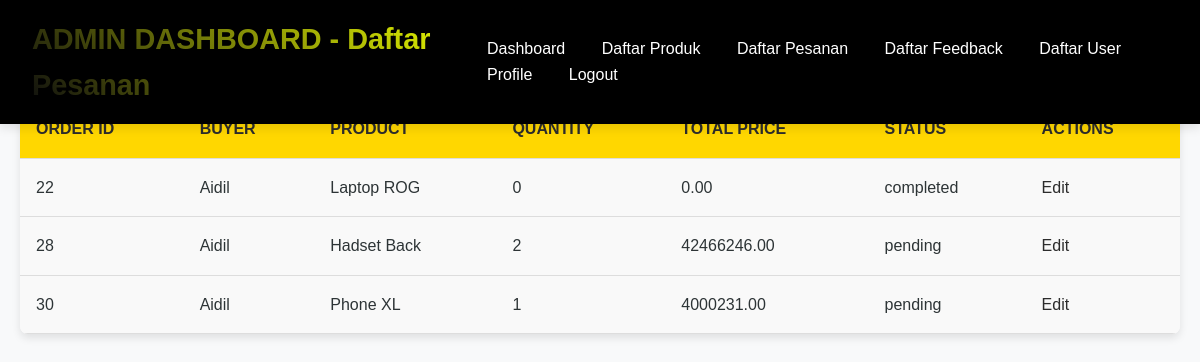
Page /admin/orders.php (signed in) on the committed database.
### tables this page shows
CREATE TABLE `orders` (
  `id` int(11) NOT NULL,
  `user_id` int(11) DEFAULT NULL,
  `product_id` int(11) DEFAULT NULL,
  `quantity` int(11) DEFAULT NULL,
  `total_price` decimal(10,2) DEFAULT NULL,
  `status` enum('pending','proses','completed','cancelled') DEFAULT 'pending',
  `created_at` timestamp NOT NULL DEFAULT current_timestamp(),
  `metode_pembayaran` varchar(50) NOT NULL DEFAULT 'Cash On Delivery (COD)'
);

CREATE TABLE `users` (
  `id` int(11) NOT NULL,
  `first_name` varchar(100) DEFAULT NULL,
  `last_name` varchar(100) DEFAULT NULL,
  `email` varchar(150) DEFAULT NULL,
  `phone` varchar(20) DEFAULT NULL,
  `address` text DEFAULT NULL,
  `password` varchar(255) DEFAULT NULL,
  `role` enum('admin','buyer') DEFAULT 'buyer'
);

CREATE TABLE `products` (
  `id` int(11) NOT NULL,
  `name` varchar(255) DEFAULT NULL,
  `description` text DEFAULT NULL,
  `price` decimal(10,2) DEFAULT NULL,
  `image` varchar(255) DEFAULT NULL,
  `category` varchar(250) NOT NULL
);

### admin/orders.php (the view, shortened to what this page needs)
<?php
include '../config/db.php';
$orders = mysqli_query($conn, "SELECT orders.id, users.first_name, products.name AS product_name, orders.quantity, orders.total_price, orders.status
                               FROM orders
                               JOIN users ON orders.user_id = users.id
                               JOIN products ON orders.product_id = products.id");
?>
<!DOCTYPE html>
<html lang="en">
<head>
    <link rel="stylesheet" href="../assets/css/products.css">
</head>
<body>
    <header>
        <h1>ADMIN DASHBOARD - Daftar Pesanan</h1>
        <nav>
            <a href="index.php">Dashboard</a>
            <a href="products.php">Daftar Produk</a>
            <a href="orders.php">Daftar Pesanan</a>
            <a href="feedback.php">Daftar Feedback</a>
            <a href="users.php">Daftar User</a>
            <a href="profile.php">Profile</a>
            <a href="../logout.php">Logout</a>
        </nav>
    </header>
    <main>
        <table>
            <thead>
                <tr>
                    <th>Order ID</th>
                    <th>Buyer</th>
                    <th>Product</th>
                    <th>Quantity</th>
                    <th>Total Price</th>
                    <th>Status</th>
                    <th>Actions</th>
                </tr>
            </thead>
            <tbody>
                <?php while ($order = mysqli_fetch_assoc($orders)) : ?>
                    <tr>
                        <td><?= $order['id'] ?></td>
                        <td><?= $order['first_name'] ?></td>
                        <td><?= $order['product_name'] ?></td>
                        <td><?= $order['quantity'] ?></td>
                        <td><?= $order['total_price'] ?></td>
                        <td><?= $order['status'] ?></td>
                        <td>
                            <a href="edit_order.php?id=<?= $order['id'] ?>">Edit</a>
                        </td>
                    </tr>
                <?php endwhile; ?>
            </tbody>
        </table>
    </main>
</body>
</html>

### assets/css/products.css (style rules this page uses)
* { margin: 0; padding: 0; box-sizing: border-box; }
body { font-family: 'Poppins', sans-serif; background-color: #f8f9fa; color: #2d3436; line-height: 1.6; }
header { background-color: #000; padding: 1rem 2rem; color: #fff; display: flex; justify-content: space-between; align-items: center; position: fixed; top: 0; width: 100%; z-index: 10; box-shadow: 0 4px 10px rgba(0, 0, 0, 0.1); }
header h1 { font-size: 1.8rem; font-weight: 700; background: linear-gradient(45deg, #0e0e0e, #edfe00); -webkit-background-clip: text; -webkit-text-fill-color: transparent; }
nav a { color: #fff; font-size: 1rem; font-weight: 500; text-decoration: none; margin: 0 1rem; transition: color 0.3s ease; }
main { padding: 100px 20px 20px; max-width: 1200px; margin: 0 auto; }
table { width: 100%; border-collapse: collapse; margin-bottom: 2rem; background-color: #fff; box-shadow: 0 4px 8px rgba(0, 0, 0, 0.1); border-radius: 8px; overflow: hidden; }
table th, table td { padding: 1rem; text-align: left; border-bottom: 1px solid #ddd; font-size: 1rem; }
table th { background-color: #ffd700; color: #2c2c2c; text-transform: uppercase; font-weight: 600; }
table td { background-color: #f9f9f9; color: #2d3436; }
table a { text-decoration: none; color: #2c2c2c; }
a { text-decoration: none; color: #2c2c2c; }

### rows in the picture
orders: id "22", user.first_name "Aidil", product.name "Laptop ROG", quantity "0", total_price "0.00", status "completed"
orders: id "28", user.first_name "Aidil", product.name "Hadset Back", quantity "2", total_price "42466246.00", status "pending"
orders: id "30", user.first_name "Aidil", product.name "Phone XL", quantity "1", total_price "4000231.00", status "pending"
